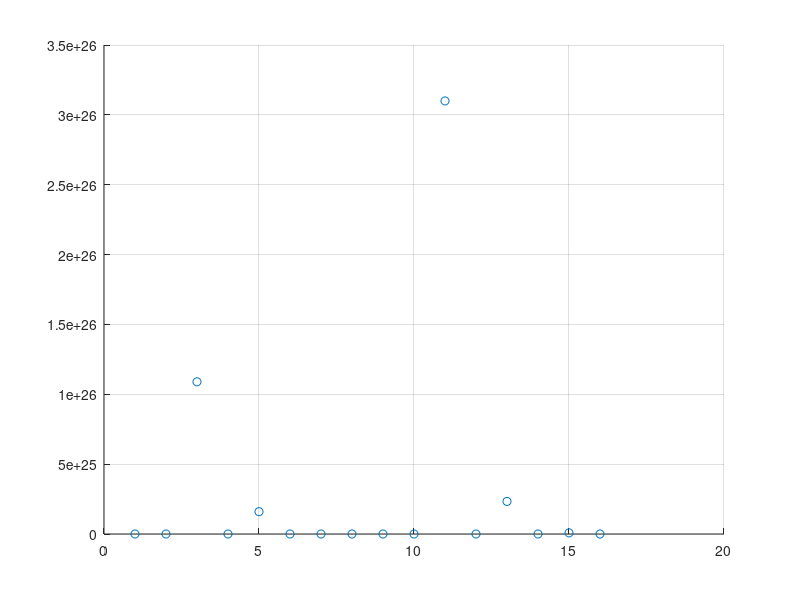
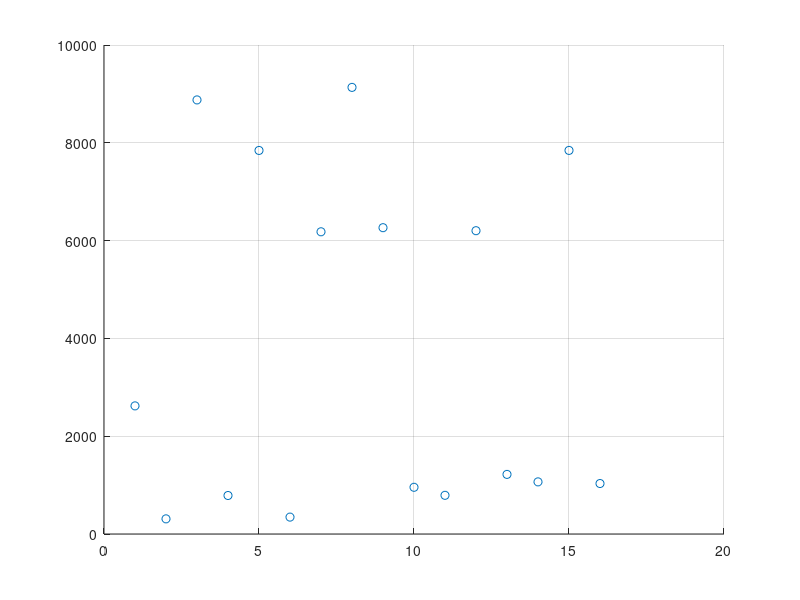

Here is the MATLAB script that generated these plots, in order:
close all
Influence_xyz = load('Influence_xyz_Case1.txt');
Y2=Influence_xyz(8,:)*1e2;
Y1=Influence_xyz(4,:)*1e31;
X=[1:16];
figure
grid on
scatter(X,Y1)
grid on

figure
scatter(X,Y2)
grid on
